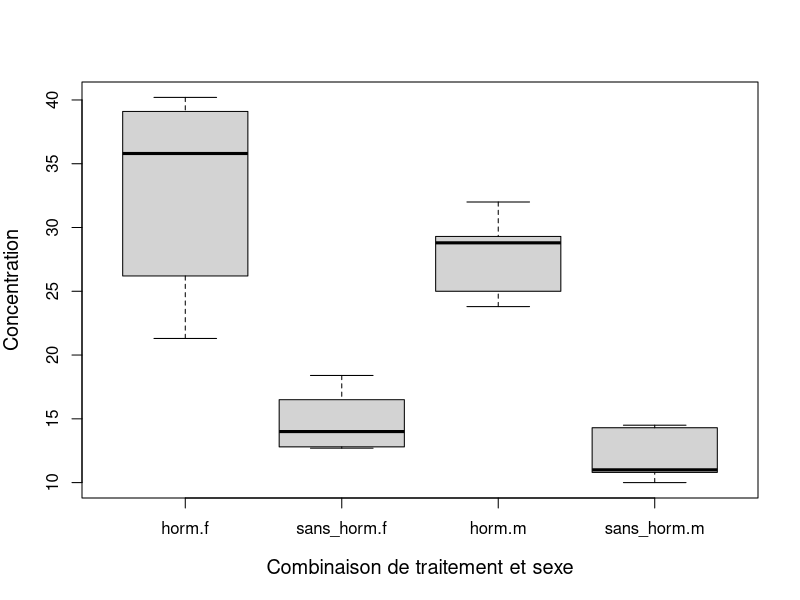
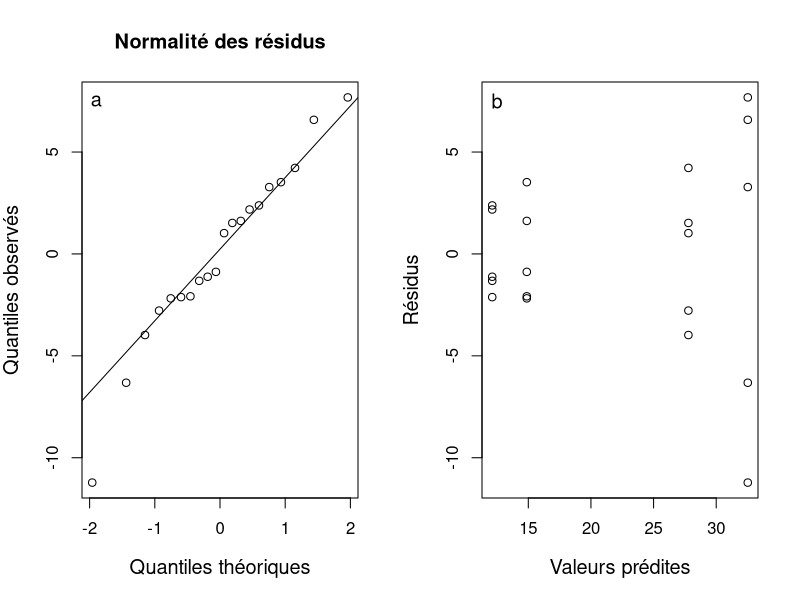
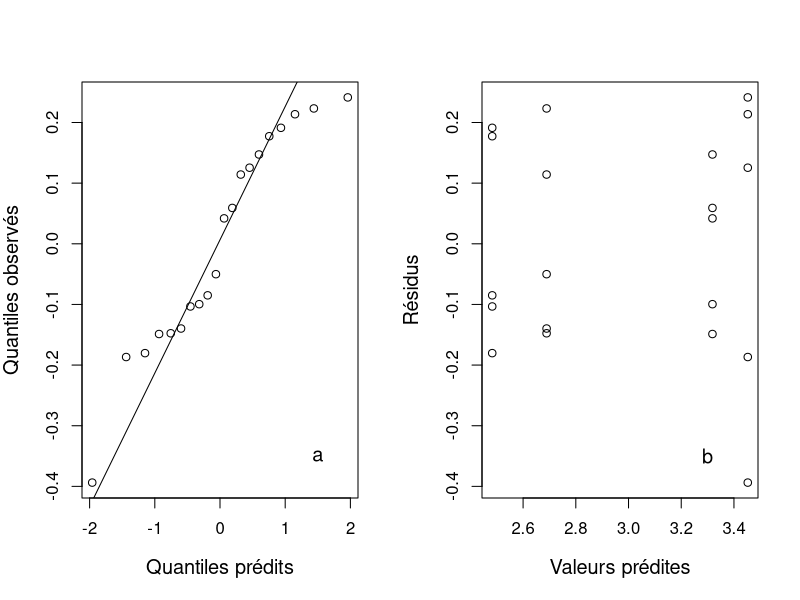
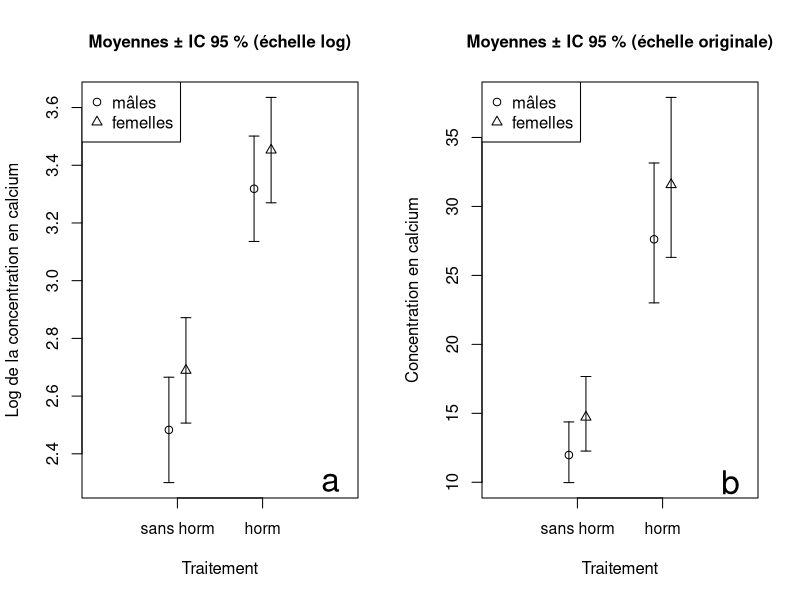
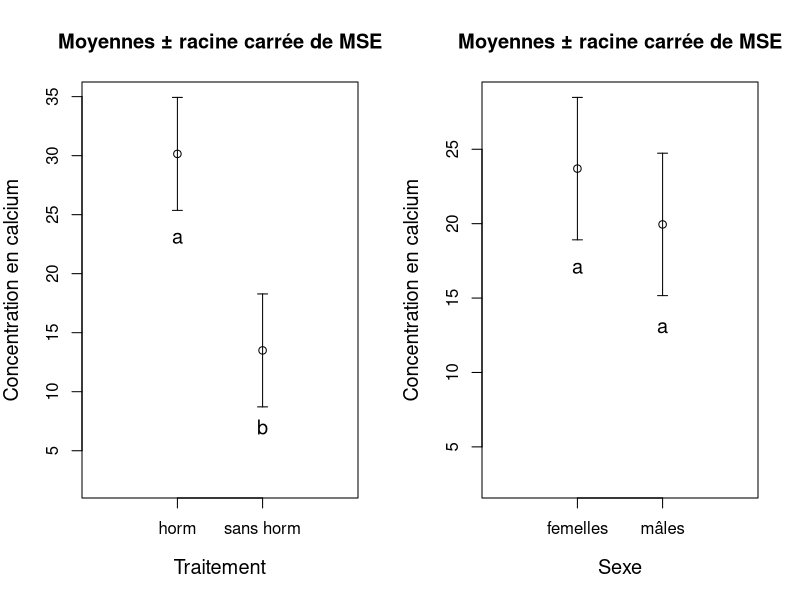
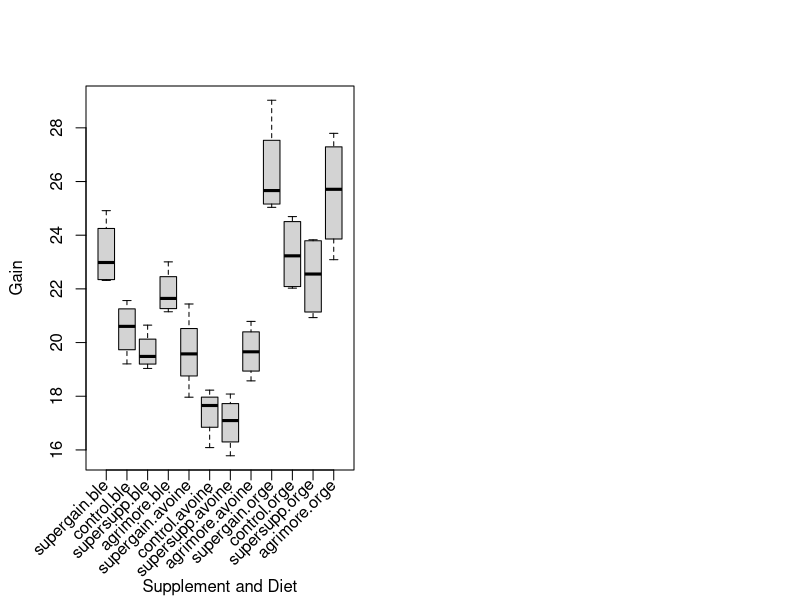
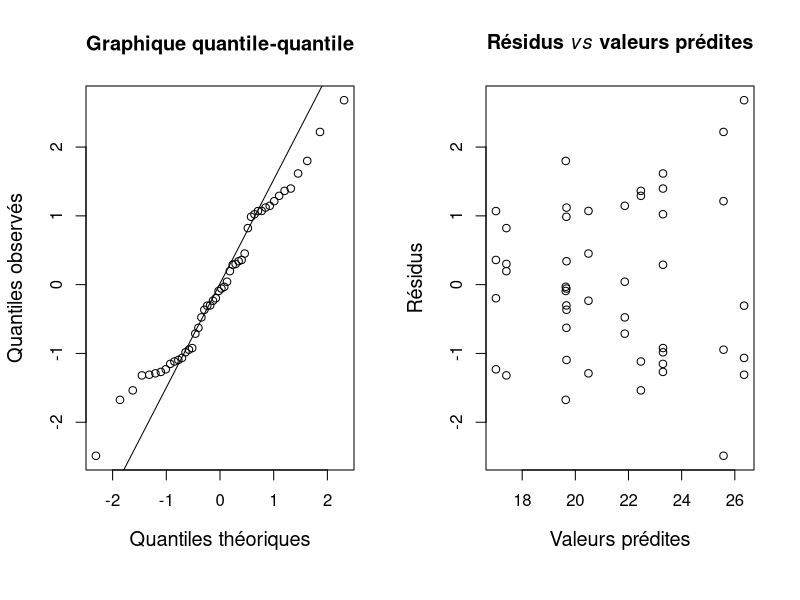

Write the R code that produced these figures, in order. (Note: this script raises an error after producing the figures.)
## ---- chunk 1
## On importe le jeu de données
calcium <- read.table("Module_7/data/calcium.txt", header = TRUE)

## On jette un coup d'oeil aux premières observations
head(calcium)

## On transforme en facteurs les colonnes 
## de caractères `Trait` et `Sexe`
calcium$Trait <- as.factor(calcium$Trait)
calcium$Sexe <- as.factor(calcium$Sexe)
## ---- chunk 2
## On crée un boxplot pour chaque
## combinaison des deux facteurs
boxplot(Concentration ~ Trait + Sexe, data = calcium,
        ylab = "Concentration", 
        xlab = "Combinaison de traitement et sexe",
        cex.lab = 1.2)
## ---- chunk 3
## On détermine le nombre de répétitions par groupe
table(calcium$Trait, calcium$Sexe)
## ---- chunk 4
##moyenne globale
y.bar <- mean(calcium$Concentration)
##SST
SST <- sum((calcium$Concentration - y.bar)^2)
SST
##df
df.SST <- length(calcium$Concentration) - 1
## ---- chunk 5
##sous-jeu de données
fem <- calcium[calcium$Sexe == "f", ]
mal <- calcium[calcium$Sexe == "m", ]
horm <- calcium[calcium$Trait == "horm", ]
nohorm <- calcium[calcium$Trait == "sans_horm", ]

##moyenne des groupes
y.bar.f <- mean(fem$Concentration)
y.bar.m <- mean(mal$Concentration)
y.bar.horm <- mean(horm$Concentration)
y.bar.nohorm <- mean(nohorm$Concentration)
## Calcul de SSA
## où le nombre d'observations femelle et mâle est
nrow(fem)
nrow(mal)

SSA <- 10*(y.bar.f - y.bar)^2 + 10*(y.bar.m - y.bar)^2
SSA
## Calculer df.SSA. On a df.SSA<- a - 1 
## où a est le nombre de groupes definis par le facteur A.
## Ici, il y a homme et femme, donc a = 2.
df.SSA <- 2 - 1
df.SSA
##SSB
## où le nombre d'observations horm et nohorm est
nrow(horm)
nrow(nohorm)

SSB <- 10*(y.bar.horm - y.bar)^2 + 10*(y.bar.nohorm - y.bar)^2
SSB

## Calculer df.SSB. On a df.SSB<- b - 1 
## où b est le nombre de groupes définis par le facteur B. 
## Ici, il y a traitement hormonal et pas
## de traitement, donc b = 2
df.SSB <-  2 - 1
df.SSB
## ---- chunk 6
##sous-groupes en combinant les deux facteurs
f.horm <- calcium[calcium$Sexe == "f" & calcium$Trait == "horm", ]
m.horm <- calcium[calcium$Sexe == "m" & calcium$Trait == "horm", ] 
f.nohorm <- calcium[calcium$Sexe == "f" & calcium$Trait == "sans_horm", ]
m.nohorm <- calcium[calcium$Sexe == "m" & calcium$Trait == "sans_horm", ]
##
##calculs des moyennes des combinaisons de groupes
y.bar.f.horm <- mean(f.horm$Concentration)
y.bar.m.horm <- mean(m.horm$Concentration)
y.bar.f.nohorm <- mean(f.nohorm$Concentration)
y.bar.m.nohorm <- mean(m.nohorm$Concentration)
##
## Calcul de SSE
SSE.f.horm <- sum((f.horm$Concentration - y.bar.f.horm)^2)
SSE.m.horm <- sum((m.horm$Concentration - y.bar.m.horm)^2)
SSE.f.nohorm <- sum((f.nohorm$Concentration - y.bar.f.nohorm)^2)
SSE.m.nohorm <- sum((m.nohorm$Concentration - y.bar.m.nohorm)^2)
SSE <- SSE.f.horm + SSE.m.horm + SSE.f.nohorm + SSE.m.nohorm
SSE
##
## Cacul des degrés de liberté
## df.SSE = ab(n-1), où a et b sont le nombre de groupes 
## du facteur A et B, respectivement,
## et n est le nombre d'observations pour chaque combinaison 
## des facteurs A et B.
df.SSE <- length(levels(calcium$Sexe)) * 
          length(levels(calcium$Trait)) * (5 - 1)
df.SSE
## ---- chunk 7
## SS de l'interaction
SSInter.f.horm <- 5*sum((y.bar.f.horm - y.bar.f - y.bar.horm + y.bar)^2)
SSInter.m.horm <- 5*sum((y.bar.m.horm - y.bar.m - y.bar.horm + y.bar)^2)
SSInter.f.nohorm <- 5*sum((y.bar.f.nohorm - y.bar.f - 
                             y.bar.nohorm + y.bar)^2)
SSInter.m.nohorm <- 5*sum((y.bar.m.nohorm - y.bar.m - 
                             y.bar.nohorm + y.bar)^2)
SSInter <- SSInter.f.horm + SSInter.m.horm + 
           SSInter.f.nohorm + SSInter.m.nohorm

SSInter
## degrés de liberté de SSInter
## df.SSInter = (a-1)(b-1), où a et b correspondent aux  
## nombre de groupes du facteur A et B, respectivement.

df.SSInter <- df.SSA * df.SSB
df.SSInter
## ---- chunk 8
aov2 <- aov(Concentration ~ Sexe + Trait + Sexe:Trait, data = calcium)
summary(aov2)
## ---- chunk 9
result <- data.frame(Df = c(df.SSA, df.SSB, df.SSInter, df.SSE),
                     Sum.Sq = c(SSA, SSB, SSInter, SSE))
result$Mean.Sq <- result$Sum.Sq/result$Df
result$F.value <- c(result$Mean.Sq[1]/result$Mean.Sq[4],
                    result$Mean.Sq[2]/result$Mean.Sq[4],
                    result$Mean.Sq[3]/result$Mean.Sq[4],
                    NA)
result$P.value <- c(1 - pf(result$F.value[1], 
                    df1 = result$Df[1], 
                    df2 = result$Df[4]),
                    1 - pf(result$F.value[2], 
                    df1 = result$Df[2], 
                    df2 = result$Df[4]),
                    1 - pf(result$F.value[3], 
                    df1 = result$Df[3],  
                    df2 = result$Df[4]), 
                    NA)  

##tableau identique à aov( )
result
## ---- chunk 10
##vérification de la normalité des résidus
par(mfrow = c(1, 2))

qqnorm(residuals(aov2),
       main = "Normalité des résidus",
       ylab = "Quantiles observés", 
       xlab = "Quantiles théoriques", 
       cex.lab = 1.2)

qqline(residuals(aov2))

text(x = -1.9, y = 7.5, labels = "a", cex = 1.2)

plot(residuals(aov2) ~ fitted(aov2), 
     xlab = "Valeurs prédites",
     ylab = "Résidus", 
     cex.lab = 1.2)

text(x = 12.5, y = 7.5, labels = "b", cex = 1.2)
## ---- chunk 11
## Transformation log
calcium$log.concentration <- log(calcium$Concentration)
aov.log <- aov(log.concentration ~ Trait + Sexe + Trait:Sexe,
               data = calcium)
## ---- chunk 12
par(mfrow = c(1, 2))

qqnorm(residuals(aov.log), 
       ylab = "Quantiles observés",
       xlab = "Quantiles prédits",
       main = " ", cex.lab = 1.2)

qqline(residuals(aov.log))

text(x = 1.5, y = -0.35, labels = "a", cex = 1.2)

plot(residuals(aov.log) ~ fitted(aov.log),
     ylab = "Résidus", 
     xlab = "Valeurs prédites",
     cex.lab = 1.2)

text(x = 3.3, y = -0.35, labels = "b", cex = 1.2)
## ---- chunk 13
## Résultats
summary(aov.log)
## ---- chunk 14
##comparaisons multiples - Sexe
sexe.mult <- TukeyHSD(aov.log, which = "Sexe")
sexe.mult$Sexe

##comparaisons multiples - Trait
trait.mult <- TukeyHSD(aov.log, which = "Trait")
trait.mult$Trait
## ---- chunk 15

par(mfrow = c(1, 2))

############# LOG TRANSFORM 
## Sexe - moyenne des groupes
## valeurs pour lesquelles faire des prédictions
## On commence par créer un tableau dans lequel 
## chaque ligne correspond à une combinaison des facteurs A et B.
pred.set <- expand.grid(Sexe = c("m", "f"), 
                        Trait = c("sans_horm", "horm"))

## La fonction predict nous donne les valeurs prédites par l’ANOVA
sex.means <- predict(aov.log, newdata = pred.set, se.fit = TRUE)

## Ajout des prédictions dans le jeu de données
pred.set$fit <- sex.means$fit
pred.set$se.fit <- sex.means$se.fit

##IC à 95%
## On détermine l’intervalle de confiance pour 
## construire nos barres d’erreur
## Rappelons que l’intervalle de confiance est donné par : 
## (IC.inf, IC.sup) (voir leçon 2)
## IC.inf = x.bar + qt(p=0.025, df)*SE
## IC.sup = x.bar - qt(p=0.025, df)*SE

pred.set$low95 <- pred.set$fit + 
  qt(p = 0.025, df = aov.log$df.residual) * pred.set$se.fit

pred.set$upp95 <- pred.set$fit - 
  qt(p = 0.025, df = aov.log$df.residual) * pred.set$se.fit
pred.set

##créer le graphique
plot(y = 0, x = 0, 
     ylab = "Log de la concentration en calcium",
     xlab = "Traitement", 
     ylim = c(min(pred.set$low95), max(pred.set$upp95)), 
     cex.lab = 1,
     xlim = c(0, 3), 
     type = "n", 
     cex.axis = 1, 
     xaxt = "n", 
     main = "Moyennes ± IC 95 % (échelle log)", 
     cex.main = 1)

##ajout de l'axe des x's
axis(side = 1, 
     at = c(1, 2), 
     labels = c("sans horm", "horm"), 
     cex.axis = 0.95)

##ajout des points pour mâles
points(y = pred.set$fit[c(1,3)], 
       x = c(0.9, 1.9), 
       pch = 1, 
       cex = 1)

##ajout des points pour femelles
points(y = pred.set$fit[c(2,4)], 
       x = c(1.1, 2.1), 
       pch = 2, 
       cex = 1)

##barres d'erreurs pour mâles
arrows(x0 = c(0.9, 1.9), 
       y0 = pred.set$low95[c(1, 3)], 
       y1 = pred.set$upp95[c(1, 3)],
       x1 = c(0.9, 1.9), 
       angle = 90, 
       code = 3, 
       length = 0.05)

##barres d'erreurs pour femelles
arrows(x0 = c(1.1, 2.1), 
       y0 = pred.set$low95[c(2, 4)], 
       y1 = pred.set$upp95[c(2, 4)],
       x1 = c(1.1, 2.1), 
       angle = 90, 
       code = 3, 
       length = 0.05)

##ajouter légende
legend(x = "topleft", 
       legend = c("mâles", "femelles"), 
       pch = c(1, 2))

text(x = 2.8, y = 2.3, labels = "a", cex = 2)


############# ORIGINAL 
##convertir sur échelle originale
pred.set$orig.fit <- exp(pred.set$fit)
pred.set$orig.low95 <- exp(pred.set$low95)
pred.set$orig.upp95 <- exp(pred.set$upp95)

##créer graphique
plot(y = 0, x = 0, 
     ylab = "Concentration en calcium",
     xlab = "Traitement", 
     cex.lab = 1, 
     ylim = c(min(pred.set$orig.low95), max(pred.set$orig.upp95)), 
     xlim = c(0, 3), 
     type = "n", 
     cex.axis = 1, 
     xaxt = "n", 
     main = "Moyennes ± IC 95 % (échelle originale)", 
     cex.main = 1)

##ajout de l'axe des x's
axis(side = 1, 
     at = c(1, 2), 
     labels = c("sans horm", "horm"), 
     cex.axis = 0.95)

##ajout des points pour mâles
points(y = pred.set$orig.fit[c(1,3)], 
       x = c(0.9, 1.9), 
       pch = 1, 
       cex = 1)

##ajout des points pour femelles
points(y = pred.set$orig.fit[c(2,4)], 
       x = c(1.1, 2.1), 
       pch = 2, 
       cex = 1)

##barres d'erreurs pour mâles
arrows(x0 = c(0.9, 1.9), 
       y0 = pred.set$orig.low95[c(1, 3)], 
       y1 = pred.set$orig.upp95[c(1, 3)],
       x1 = c(0.9, 1.9), 
       angle = 90, 
       code = 3, 
       length = 0.05)

##barres d'erreurs pour femelles
arrows(x0 = c(1.1, 2.1), 
       y0 = pred.set$orig.low95[c(2, 4)], 
       y1 = pred.set$orig.upp95[c(2, 4)],
       x1 = c(1.1, 2.1), 
       angle = 90, 
       code = 3, 
       length = 0.05)

text(x = 2.8, y = 10, labels = "b", cex = 2)

##ajouter légende
legend(x = "topleft", 
       legend = c("mâles", "femelles"), 
       pch = c(1, 2), 
       cex = 1)
## ---- chunk 16
##moyenne des sexes
  sex.means <- tapply(X = (calcium$Concentration), INDEX = calcium$Sexe, FUN = mean)
  sex <- data.frame(sex.means, MSE = 22.898)
  sex$RMSE <- sqrt(sex$MSE)
  sex$low <- sex$sex.means - sex$RMSE
  sex$upp <- sex$sex.means + sex$RMSE
  
  #sex.means <- tapply(X = calcium$Concentration, INDEX = calcium$Sexe, FUN = mean)
  
  
  ##moyenne des traitements
  treat.means <- tapply(X = (calcium$Concentration), INDEX = calcium$Trait, FUN = mean)
  treat <- data.frame(treat.means, MSE = 22.898)
  treat$RMSE <- sqrt(treat$MSE)
  treat$low <- treat$treat.means - treat$RMSE
  treat$upp <- treat$treat.means + treat$RMSE
  
  #treat.means <- tapply(X = calcium$Concentration, INDEX = calcium$Trait, FUN = mean)
  
  par(mfrow = c(1, 2))
  
  ##créer graphique
  plot(y = 0, x = 0, 
       ylab = "Concentration en calcium",
       xlab = "Traitement", 
       ylim = c(2.3, max(treat$upp)), 
       xlim = c(0, 3), 
       type = "n", 
       cex.lab = 1.2, 
       xaxt = "n", 
       main = "Moyennes ± racine carrée de MSE")
  
  ##ajout de l'axe des x's
  axis(side = 1, 
       at = c(1, 2), 
       labels = c("horm", "sans horm"), 
       cex = 1.2)
  
  ##ajout des points
  points(y = treat$treat.means, 
         x = c(1, 2), 
         pch = 1)
  
  ##barres d'erreurs
  arrows(x0 = c(1, 2), 
         y0 = treat$low, 
         y1 = treat$upp,
         x1 = c(1, 2), 
         angle = 90, 
         code = 3, 
         length = 0.05)
  
  ##groups
  text(x = 1, y = 23, labels = "a", cex = 1.2)
  text(x = 2, y = 7, labels = "b", cex = 1.2)
  
  ##sexe
  plot(y = 0, x = 0, 
       ylab = "Concentration en calcium",
       xlab = "Sexe", 
       ylim = c(2.6, max(sex$upp)), 
       xlim = c(0, 3), 
       type = "n", 
       cex.lab = 1.2, 
       xaxt = "n", 
       main = "Moyennes ± racine carrée de MSE")
  
  ##ajout de l'axe des x's
  axis(side = 1, 
       at = c(1, 2), 
       labels = c("femelles", "mâles"), 
       cex = 1.2)
  
  ##ajout des points
  points(y = sex$sex.means, 
         x = c(1, 2), 
         pch = 1)
  ##barres d'erreurs
  arrows(x0 = c(1, 2), 
         y0 = sex$low, 
         y1 = sex$upp,
         x1 = c(1, 2), 
         angle = 90, 
         code = 3, 
         length = 0.05)
  
  ##groups
  text(x = 1, y = 17, labels = "a", cex = 1.2)
  text(x = 2, y = 13, labels = "a", cex = 1.2)


## ---- chunk 17
##importation avec séparateur virgule car ici
##les champs sont séparés par des virgules
croissance <- read.table("Module_7/data/croissance.csv", header = TRUE, 
                         sep = ",")
head(croissance)

##la fonction str() affiche la structure interne du tableau
##C’est une fonction alternative à summary()
str(croissance)

##comparer avec importation sans sep = ","
crois2 <- read.table("Module_7/data/croissance.csv", header = TRUE)
head(crois2)
##on remarque un problème à l'importation
##les étiquettes des variables et les valeurs sont
##erronées
str(crois2)


##transformer en facteurs les variables en caracteres
croissance$Supplement<-as.factor(croissance$Supplement)
croissance$Diete<-as.factor(croissance$Diete)
## ---- chunk 18
table(croissance$Supplement, croissance$Diete)
## ---- chunk 19
##on crée un boxplot
#boxplot(Gain ~ Supplement + Diete, data = croissance)

# Setting up the margins to make room for rotated labels
par(mar = c(6.2, 4, 4, 2) + 0.3)

# Creating the boxplot without x-axis labels
boxplot(Gain ~ Supplement + Diete, data = croissance, xaxt = 'n', xlab = "")

# Adding x-axis labels manually
labels <- unique(interaction(croissance$Supplement, croissance$Diete))
axis(side = 1, at = 1:length(labels), labels = FALSE)
text(x = 1:length(labels), y = par("usr")[3] - 0.5, labels = labels, srt = 45, adj = 1, xpd = TRUE)

# Adding the x-axis title separately
mtext(side = 1, line = 5.3, "Supplement and Diet")
## ---- chunk 20
aov.crois <- aov(Gain ~ Supplement + Diete + Supplement:Diete,
                 data = croissance)
summary(aov.crois)
## ---- chunk 21
par(mfrow = c(1, 2))

##Vérification de la normalité des résidus
qqnorm(residuals(aov.crois), 
       ylab = "Quantiles observés",
       xlab = "Quantiles théoriques", 
       main = "Graphique quantile-quantile",
       cex.lab = 1.2)

qqline(residuals(aov.crois))

##Vérification de l'homogénéité de la variance
plot(residuals(aov.crois) ~ fitted(aov.crois), 
     ylab = "Résidus", 
     xlab = "Valeurs prédites", 
     main = expression(paste(bold(Résidus), " ", bold(italic(vs)), " ", 
         bold(valeurs), " ", bold(prédites))), 
     cex.lab = 1.2)
## ---- chunk 22
##On test d’abord les interactions entre les suppléments
tapply(X = croissance$Gain, INDEX = croissance$Supplement, 
       FUN = mean)
##
##Tukey
mult.supp <- TukeyHSD(aov.crois, which = "Supplement")
mult.supp$Supplement

##On test les interactions entre les diètes
tapply(X = croissance$Gain, INDEX = croissance$Diete, 
       FUN = mean)
##Tukey
mult.diete <- TukeyHSD(aov.crois, which = "Diete")
mult.diete$Diete
## ---- chunk 23
diet.df <- data.frame(
  supergain = 19.714,
  control = 20.399,
  supersupp = 22.368,
  agrimore = 23.005
)

kable(diet.df, 
      row.names = FALSE, 
      "html", booktabs = TRUE, escape = FALSE) %>% 
  kable_styling(full_width = F, position = "center")
## ---- chunk 24
diet.df2 <- data.frame(
  blé = 18.431,
  avoine = 21.329,
  orge = 24.422
)

kable(diet.df2, 
      row.names = FALSE, 
      "html", booktabs = TRUE, escape = FALSE) %>% 
  kable_styling(full_width = F, position = "center")
## ---- chunk 25
antibio <- read.table("Module_7/data/antibio.txt", header = TRUE)
head(antibio)
##on détermine le nombre de répétitions
table(antibio$Humidite, antibio$Concentration)
## ---- chunk 26
boxplot(Surface ~ Humidite + Concentration, data = antibio)
## ---- chunk 27
aov.antibio <- aov(Surface ~ Humidite + Concentration + 
                   Humidite:Concentration,
                   data = antibio)
summary(aov.antibio)
## ---- chunk 28
## CODE QUI N"APPARAIT PAS DANS LE PDF

par(mfrow = c(1, 2))
##vérification de l'homogénéité des variances
plot(residuals(aov.antibio) ~ fitted(aov.antibio),
     ylab = "Résidus", 
     xlab = "Valeurs prédites",
     main = expression(bold(Résidus), " ", bold(italic(vs)),
       bold(valeurs), " ", bold(prédites)))
##Vérification de la normalité des résidus
qqnorm(residuals(aov.antibio), 
       main = "Graphique quantile-quantile",
       ylab = "Quantiles observés", 
       xlab = "Quantiles théoriques")
qqline(residuals(aov.antibio))
## ---- chunk 29
tapply(X = antibio$Surface, 
       INDEX = list(antibio$Humidite, antibio$Concentration), 
       FUN = mean)
mult.inter <- TukeyHSD(aov.antibio, which = "Humidite:Concentration")
mult.inter$'Humidite:Concentration'
## ---- chunk 30
##valeurs prédites
pred.out <- expand.grid(Humidite = c("sec", "humide"), 
              Concentration = c("faible", "moderee", "elevee"))

preds <- predict(aov.antibio, newdata = pred.out, se.fit = TRUE)

pred.out$mean <- preds$fit
pred.out$se <- preds$se.fit

##IC à 95%
pred.out$low95 <- pred.out$mean + 
  qt(p = 0.025, df = aov.antibio$df.residual) * pred.out$se
pred.out$upp95 <- pred.out$mean - 
  qt(p = 0.025, df = aov.antibio$df.residual) * pred.out$se

##graphique
plot(y = 0, x = 0, 
     ylab = "",
     xlab = "Concentration d'antibiotique", 
     ylim = c(1, max(pred.out$upp95)), 
     xlim = c(0, 4), 
     type = "n", 
     cex.lab = 1.2, 
     xaxt = "n", 
     main = "Moyennes ± IC à 95 %")

##ajout d'étiquette en marge
##expression permet d'ajouter des lettres grecques,
##indices ou exposants
mtext(text = expression(paste("Surface (", mm^2, ")")),
      side = 2, 
      line = 2, 
      cex = 1.2)

##ajout de l'axe des x's
axis(side = 1, 
     at = c(1, 2, 3), 
     labels = c("faible", "modérée", "élevée"), 
     cex = 1.2)

##points pour sec
points(y = pred.out$mean[c(1, 3, 5)], x = 1:3, pch = 1)

##barres d'erreurs
arrows(x0 = 1:3, 
       y0 = pred.out$low95[c(1, 3, 5)], 
       y1 = pred.out$upp95[c(1, 3, 5)],
       x1 = 1:3, 
       angle = 90, 
       code = 3, 
       length = 0.05)

##points pour humide
points(y = pred.out$mean[c(2, 4, 6)], x = 1:3, pch = 2)

##barres d'erreurs
arrows(x0 = 1:3, 
       y0 = pred.out$low95[c(2, 4, 6)], 
       y1 = pred.out$upp95[c(2, 4, 6)],
       x1 = 1:3, 
       angle = 90, 
       code = 3, 
       length = 0.05)

##légende
legend(x = "topright", 
       pch = c(1, 2), 
       legend = c("sec", "humide"),
       title = "Humidité")

##groupes
text(x = 1, y = 5.4, labels = "a", cex = 1.2)
text(x = 2, y = 4.6, labels = "b", cex = 1.2)
text(x = 3, y = 1.2, labels = "c", cex = 1.2)
text(x = 1, y = 1.82, labels = "cd", cex = 1.2)
text(x = 2, y = 1.87, labels = "d", cex = 1.2)
text(x = 3, y = 2.6, labels = "e", cex = 1.2)
